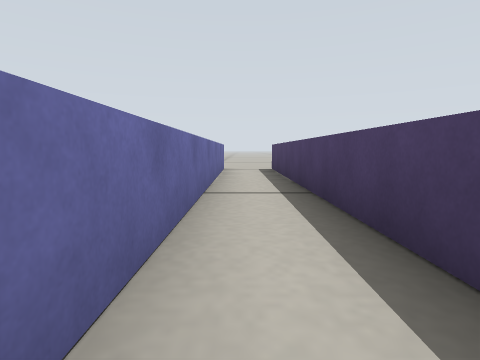
View 1 (above)

13 first-person views from a walk through a Gazebo world. The camera is 0.12 m above the floor, tilts 6° down and sees 80° across. The lines on the ground mark 1 m squares. The floor is counted in squares, 0.2 m on a side. Each view is taken from the middle of a square. On the plan, view 1 faces up. The plan holds only what a view shows up to about 9 squares ahead; the rest is blank.

View 2
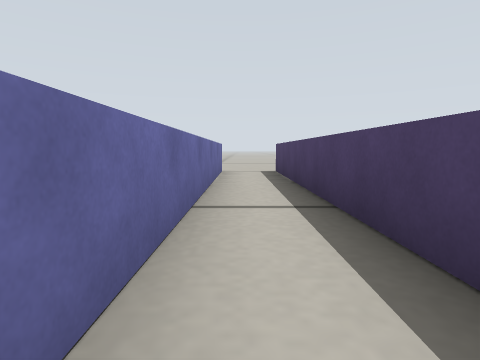

View 3
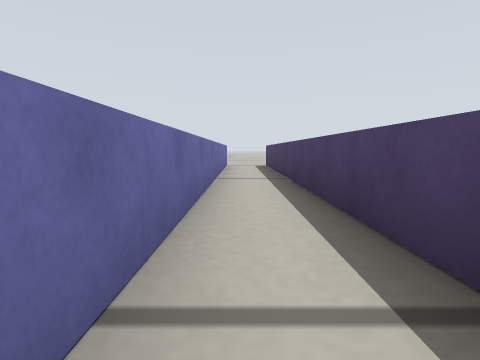

View 4
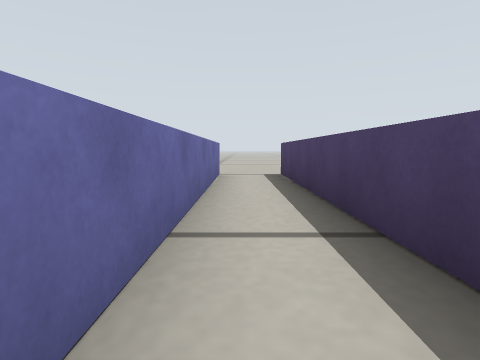

View 5
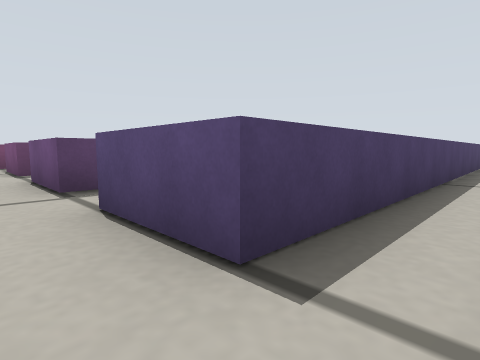

View 6
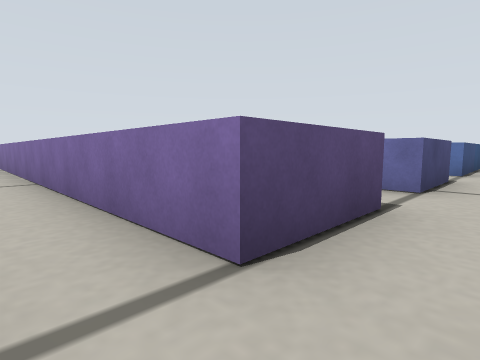

View 7
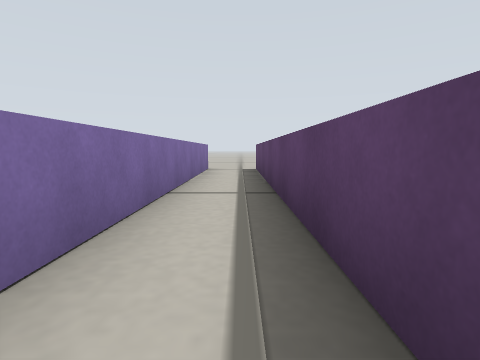

View 8
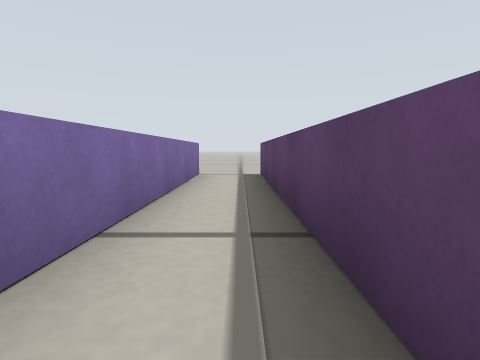

View 9
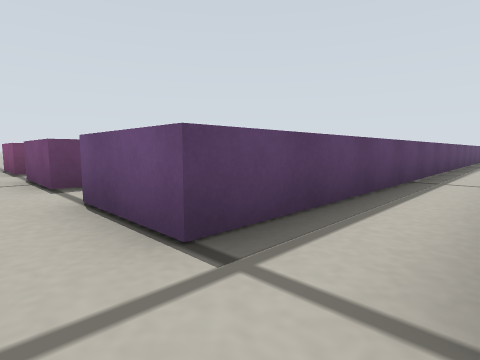

View 10
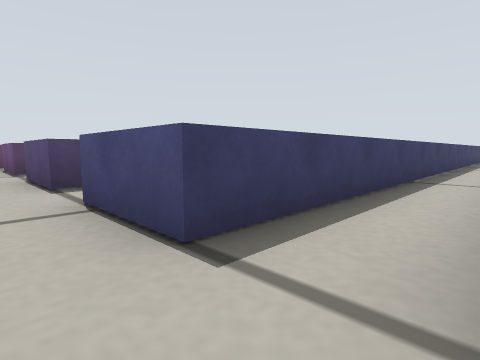

View 11
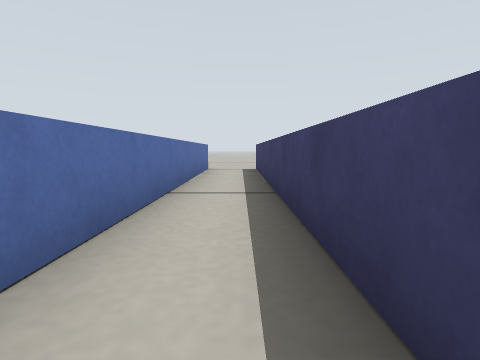

View 12
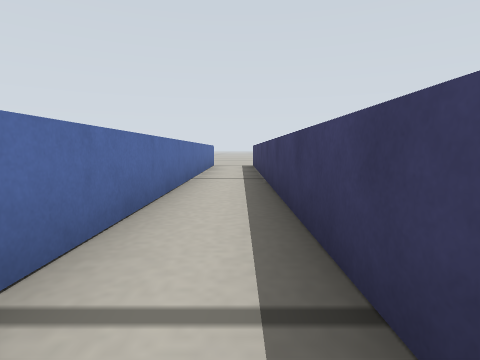

View 13
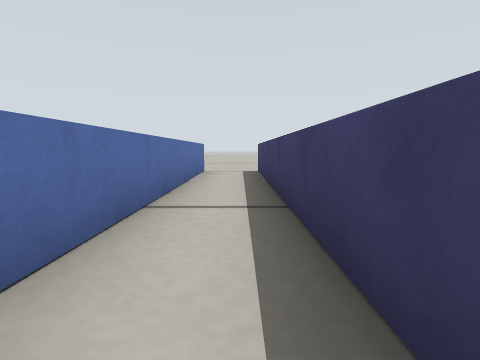

### Floor plan
Points are (right, up) in squares from view 1. A wall is a line through its corners. A room is listed if a view was taken in it or the views show most of it. See-through windows are left out.
Room 1 (views 1, 2, 3, 4, 5, 9)
walls: (1, -1.2) (1, 9) (3, 9); (-0.5, 9) (-0.5, -1.5)
ways out: opening at (3, 10) to room 2; opening at (-1.5, 10) to room 4
Room 2 (views 6, 7, 8)
walls: (4.5, -1.4) (4.5, 9) (6.5, 9); (3, 9) (3, -1.4)
ways out: opening at (3, 10) to room 1; opening at (5.5, 10)
Room 3 (view 10)
walls: (-7.2, 9) (-4, 9)
ways out: opening at (-4, 10) to room 4
Room 4 (views 11, 12, 13)
walls: (-2.5, -1.5) (-2.5, 9) (-0.5, 9); (-4, 9) (-4, -0.9)
ways out: opening at (-1.5, 10) to room 1; opening at (-4, 10) to room 3

Where each view was taken, in squares from view 1:
view 1: 0 up, 0 right, facing up
view 2: 1 up, 0 right, facing up
view 3: 2 down, 0 right, facing up
view 4: 2 up, 0 right, facing up
view 5: 10 up, 0 right, facing down-right
view 6: 10 up, 4 right, facing down-left
view 7: 0 up, 4 right, facing up
view 8: 2 up, 4 right, facing up
view 9: 10 up, 3 right, facing down-right
view 10: 10 up, 4 left, facing down-right
view 11: 0 up, 3 left, facing up
view 12: 2 down, 3 left, facing up
view 13: 1 up, 3 left, facing up
